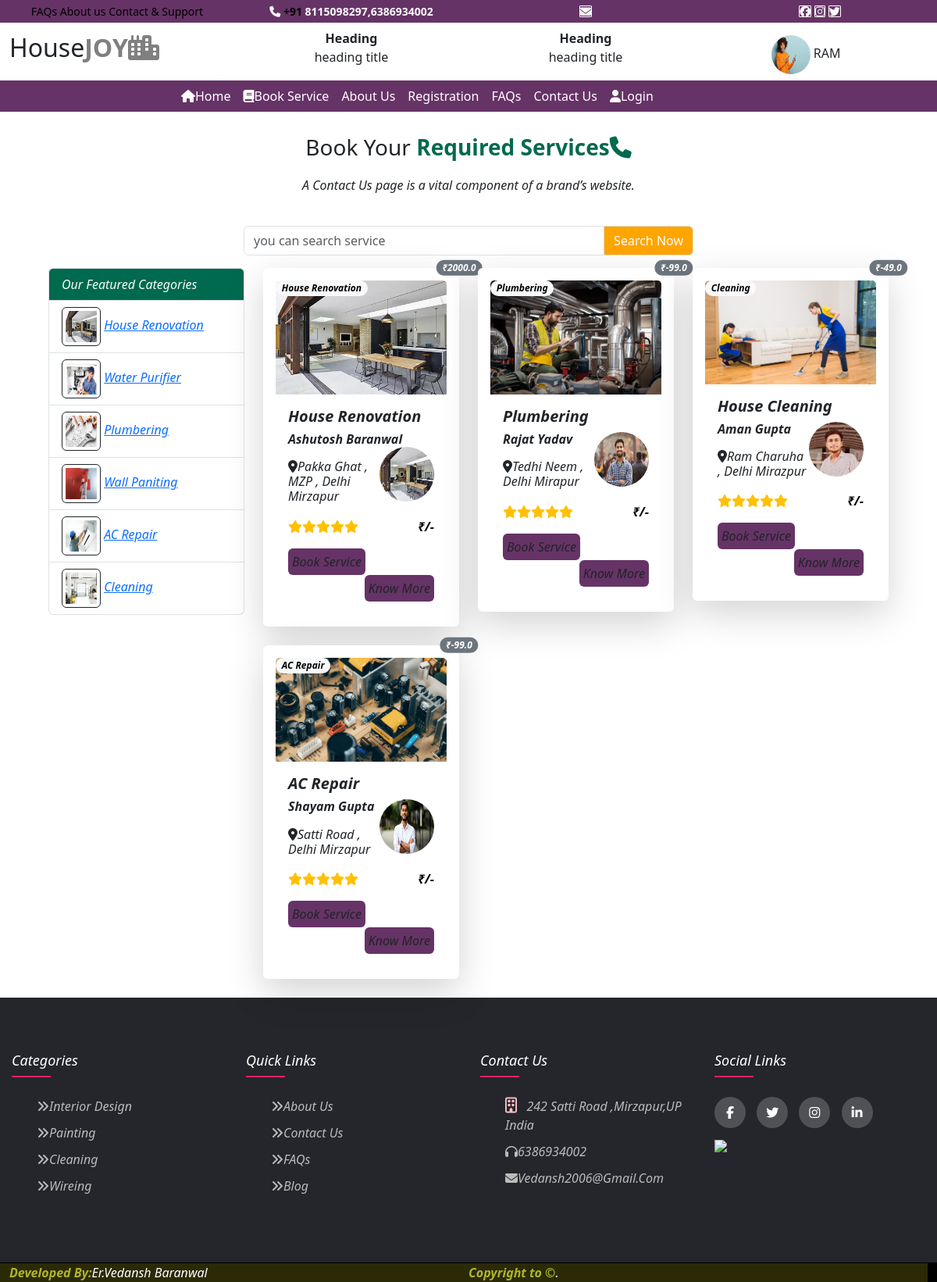
The app's page /allservices/ with its own data.
### user/models.py (models this page shows, shortened)
class category(models.Model):
    category_name=models.CharField(max_length=50,null=True)
    category_picture=models.ImageField(upload_to='static/category/',null=True)
    def __str__(self):
        return self.category_name

class service_provider(models.Model):
    provider_name = models.CharField(max_length=50,null=True)
    provider_picture = models.ImageField(upload_to='static/provider/',null=True)
    per_square = models.FloatField()
    discount_price = models.FloatField()
    service_name = models.CharField(max_length=200,null=True)
    details = models.TextField(null=True)
    availability = HTMLField(null=True)
    provider_mobile = models.CharField(max_length=20,null=True)
    city = models.TextField(max_length=40,null=True)
    address = TextField(null=True)
    service_picture = models.ImageField(upload_to='static/service/',null=True)
    service_category = models.ForeignKey(category,on_delete=models.CASCADE)
    pincode = models.IntegerField(null=True)
    added_date = models.DateField(null=True)

### user/views.py (the view)
# urls.py: path('allservices/',views.allservices),
def allservices(request):
    cid=request.GET.get('cid')
    searchdata=request.GET.get('search')
    cdata=category.objects.all().order_by('-id')
    data=""
    if cid is not None:
        data=service_provider.objects.all().filter(service_category=cid)
    elif searchdata is not None:
        data=service_provider.objects.all().filter(Q(service_name__icontains=searchdata)| Q(address__icontains=searchdata) | Q(city__icontains=searchdata) | Q(service_category__category_name__icontains=searchdata))
    else:
        data=service_provider.objects.all().order_by('-id')
    md={"cdata":cdata,"servicedata":data}
    return render(request,'allservices.html',md)

### templates/allservices.html
{% extends 'base.html'%}
{% load static %}
 {% block childpage %}
<div class="row heading text-center py-4">
    <div class="col-sm-6 mx-auto">
        <p class="fs-3"> Book Your <b class="txt-color1">Required Services<i class="fa-solid fa-phone"></i></b></p>
        <i> A Contact Us page is a vital component of a brand’s website.
</div>
</div>
<div class="row">
  <div class="col-sm-6 mx-auto my-3">
    <form>
      <div class="input-group">
      <input type="text" class="form-control" name="search" placeholder="you can search service"/>
      <i  style="background:orange;"  class="input-group-text">
        <input type="submit" value="Search Now" style="background:transparent;border:none;color:white;"/>
      </i>
    </div>
    </form>
  </div>
</div>
<div class="row">
  <div class="col-sm-11  mx-auto">
    <div class="row">
      <div class="col-sm-3">
        <ul class="list-group">
          <li class="list-group-item bg-mycolor1 text-light">Our Featured Categories</li>
          {% for i in cdata %}
          <li class="list-group-item">
            <img src="../{{i.category_picture}}" height="50px" width="50px" class="rounded border border-dark p-1"/>
            <a href="/allservices?cid={{i.id}}">{{i.category_name}}</a>
          </li>
          {% endfor %}
        </ul>
      </div>
      <div class="col-sm-9">
        <div class="row">
          {% for x in servicedata %}
    <div class="col-sm-4 mb-4">
        <div class="card position-relative mx-auto p-3 w-100 border-0 shadow-lg ">
            <span class="position-absolute top-0 start-100 translate-middle badge rounded-pill text-bg-secondary">&#8377;{{x.discount_price}} <span class="visually-hidden">unread messages</span></span>
  <img src="../{{x.service_picture}}" class="card-img-top imgzoom" alt="...">
<div class="position-absolute  badge rounded-pill text-bg-light top-5 start-5" href="">{{x.service_category}}</div>
  <div class="card-body">
    <h5 class="card-title"><b>{{x.service_name}}</b></h5>
      <h6 class="car-subtitle"><b>{{x.provider_name}}</b>
      <img src="../{{x.provider_picture}}" height="70px" width="70px" class="float-end rounded-circle" />
      </h6>
      <h6 class="car-subtitle txt-secondary  py-2 "><i class="fa-solid fa-location-dot"></i>{{x.address}} , Delhi <h9>{{x.city}}</h9></h6>
    <div class="card-text text-warning "><i class="fa-solid fa-star"></i><i class="fa-solid fa-star"></i><i class="fa-solid fa-star"></i><i class="fa-solid fa-star"></i><i class="fa-solid fa-star"></i><b class="float-end"  style="color:black;">&#8377;{{x.avg_price}}/-</b></div>
    <div class="mt-3 p-0"><a href="/booknow?id={{x.id}}" class="btn p-1 bg-mycolor2 " >Book Service</a>
        <a href="/service?msg={{x.id}}" class="btn p-1 bg-mycolor2 float-end">Know More</a></div>
  </div>
        </div>
</div>
      {% endfor %}
        </div>
      </div>
    </div>
  </div>
</div>
 {% endblock %}

### templates/base.html (style rules this page uses)
body { overflow-x:hidden; }
:root { --bgcolor1:#006A4E; --bgcolor2:#663366; --bgcolor3:#AFB42B; }
.bg-mycolor1 { background:var(--bgcolor1); }
.bg-mycolor2 { background:var(--bgcolor2); }
.txt-color1 { color:var(--bgcolor1); }
* { margin:0; padding:0; box-sizing: border-box; }
.row { display: flex; flex-wrap: wrap; }
ul { list-style: none; }
.imgzoom { transition:all ease 2s; }

### records on screen
category: category_picture (picture), category_name "House Renovation"
category: category_picture (picture), category_name "Water Purifier"
category: category_picture (picture), category_name "Plumbering"
category: category_picture (picture), category_name "Wall Paniting"
category: category_picture (picture), category_name "AC Repair"
category: category_picture (picture), category_name "Cleaning"
service_provider: discount_price "2000.0", service_picture (picture), service_category "House Renovation", service_name "House Renovation", provider_name "Ashutosh Baranwal", provider_picture (picture), address "Pakka Ghat , MZP", city "Mirzapur"
service_provider: discount_price "-99.0", service_picture (picture), service_category "Plumbering", service_name "Plumbering", provider_name "Rajat Yadav", provider_picture (picture), address "Tedhi Neem", city "Mirapur"
service_provider: discount_price "-49.0", service_picture (picture), service_category "Cleaning", service_name "House Cleaning", provider_name "Aman Gupta", provider_picture (picture), address "Ram Charuha", city "Mirazpur"
service_provider: discount_price "-99.0", service_picture (picture), service_category "AC Repair", service_name "AC Repair", provider_name "Shayam Gupta", provider_picture (picture), address "Satti Road", city "Mirzapur"
